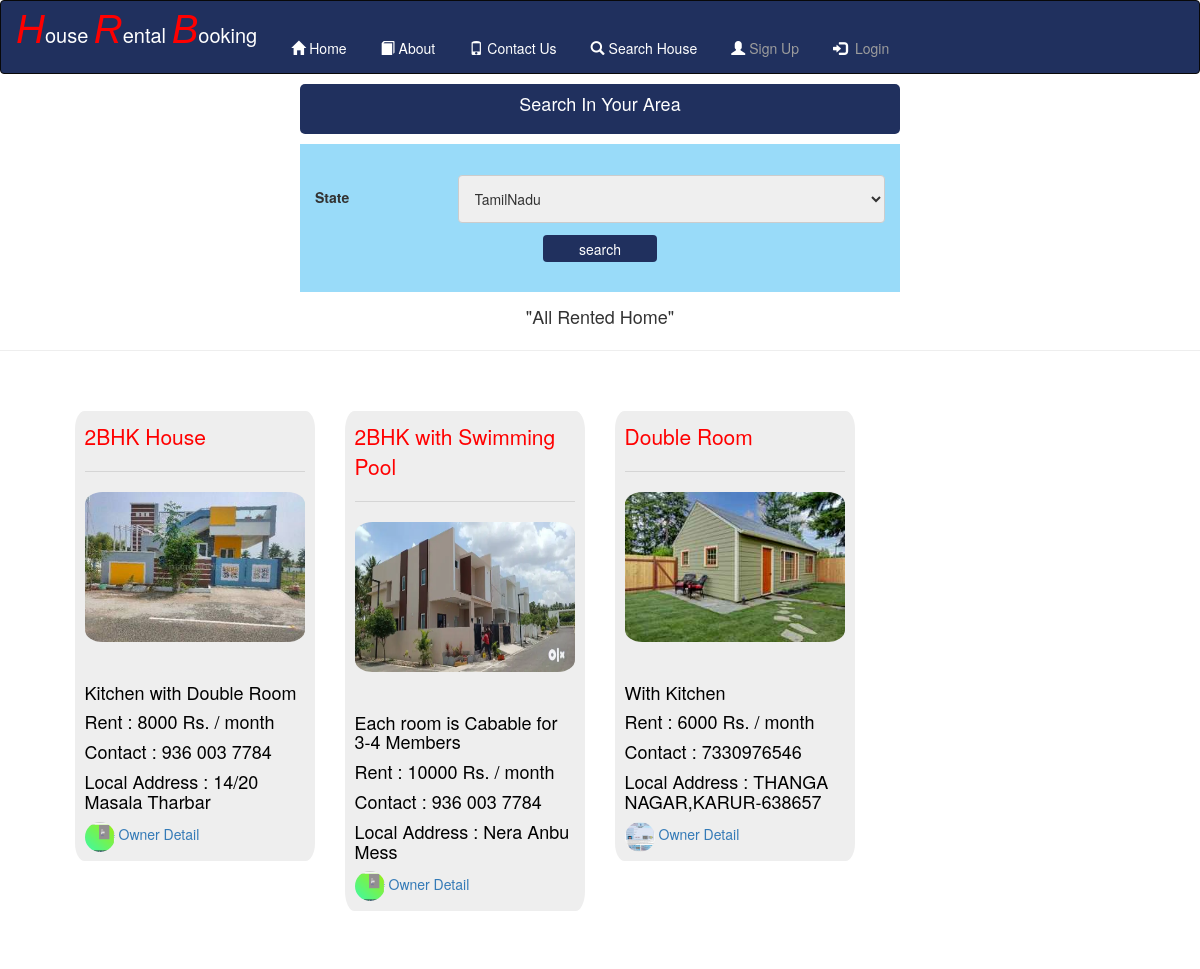
Screenshot of /search with the database file from the repository.
### Room/models.py (models this page shows, shortened)
class Owner_Detail(models.Model):
    status = models.ForeignKey(Status,on_delete=models.CASCADE,null=True)
    register=models.ForeignKey(Register,on_delete=models.CASCADE,null=True)
    state=models.ForeignKey(State,on_delete=models.CASCADE,null=True)
    dist=models.ForeignKey(District,on_delete=models.CASCADE,null=True)
    local_add = models.CharField(max_length=100,null=True)
    title=models.CharField(max_length=100,null=True)
    desc=models.CharField(max_length=100,null=True)
    rent=models.IntegerField(null=True)
    img=models.FileField(null=True)

class Register(models.Model):
    user=models.ForeignKey(User,on_delete=models.CASCADE,null=True)
    gen=models.CharField(max_length=30,null=True)
    add=models.CharField(max_length=100,null=True)
    mobile=models.CharField(max_length=10,null=True)
    image=models.FileField(null=True)
    birth=models.DateField(null=True)
    proof=models.CharField(max_length=10,null=True)

### Room/views.py (the view)
# urls.py: path('search', Search,name='search'),
def Search(request):
    room=Owner_Detail.objects.all()
    state1=State.objects.all()
    if request.method=='POST':
        s=request.POST['state']
        state=State.objects.filter(state=s).first()
        return redirect('dist',state.id)
    d = {'state': state1,'room':room}
    return render(request,'serach.html',d)

### Room/templates/serach.html (shortened to what this page needs)
{% extends 'navigation.html' %}
{% block body %}
</head>
<body>
<center><div class="container2">
<h4>Search In Your Area</h4>
</div></center>
<div class="container">
  <form action="" method="post">
  <div class="row">
    <div class="col-25">
      <label for="country">State</label>
    </div>
    <div class="col-75">
      <select id="country" name="state">
{% for i in state %}
        <option value="{{i.state}}">{{i.state}}</option>
{% endfor %}
      </select>
    </div>
  </div>
    <div class="row" align="center">
    <input type="submit" value="search">
  </div>
  </form>
</div>
<p align="center" style="margin-top:1%;font-size:18px">"All Rented Home"</p>
<hr>
    <div class="row" style="margin:5%">
        {% for i in room %}
        {% ifequal i.status.status "accepted"  %}
        <div class="col-sm-3">
            <div class="jumbotron" style="width:100%;border-radius:4%;padding:4%">
            <p style="color:red">{{i.title}}<hr></p>
                <a href="{% url 'detail' i.id %}" ><img src="{{i.img.url}}" style="border-radius:8%;width:100%;height:150px;"><hr></a>
            <h4 style="color:Black">{{i.desc}}</h4>
            <h4 style="color:black">Rent : {{i.rent}} Rs. / month</h4>
            <h4 style="color:black">Contact : {{i.register.mobile}}</h4>
            <h4 style="color:black">Local Address : {{i.local_add}}</h4>
                <a href="{% url 'owner' i.id %}"><img src="{{i.register.image.url}}" style="border-radius:50%;width:30px;height:30px"> Owner Detail</a>
            </div>
            </div>
        {% endifequal %}
        {% endfor %}
    </div>
{% endblock %}

### Room/templates/navigation.html (shortened to what this page needs)
<!DOCTYPE html>
<html lang="en">
{% load static %}
<head>
  <link rel="stylesheet" href="https://maxcdn.bootstrapcdn.com/bootstrap/3.3.6/css/bootstrap.min.css">
    <link rel = stylesheet href = "https://cdn.datatables.net/1.10.20/css/jquery.dataTables.min.css">
</head>
<body>
<nav class="navbar navbar-inverse" style="padding:0px;margin:0px;background-color:#20305E;color:white;>
  <div class="container-fluid" style="padding:0px;margin:0px">
    <div><class="navbar-header" style="margin-bottom:4px;margin-right:10px;">
      <a class="navbar-brand" href="#"><span style="font-size:40px;color:Red"><i style="font-family: 'Franklin Gothic Medium', 'Arial Narrow', Arial, sans-serif;">H</i></span><span style="font-size:20px;color:white">ouse </span><span style="font-size:40px;color:Red"><i style="font-family: 'Franklin Gothic Medium', 'Arial Narrow', Arial, sans-serif;">R</i></span><span style="font-size:20px;color:white">ental </span><span style="font-size:40px;color:Red"><i style="font-family:'Franklin Gothic Medium', 'Arial Narrow', Arial, sans-serif">B</i></span><span style="font-size:20px;color:white">ooking</span></a>
    </div>
    <ul class="nav navbar-nav">
      <li><a href="{% url 'home' %}" style = "color : white" ><span class="glyphicon glyphicon-home" style="padding:4px"></span>Home</a></li>
        <li><a href="{% url 'about' %}" style = "color : white"><span class="glyphicon glyphicon-book" style="padding:4px"></span>About</a></li>
        <li><a href="{% url 'contact' %}" style = "color : white"><span class="glyphicon glyphicon-phone" style="padding:4px"></span>Contact Us</a></li>
      {% if not request.user.is_staff %}
      <li><a href="{% url 'search' %}" style = "color : white"><span class="glyphicon glyphicon-search" style="padding:4px"></span>Search House</a></li>
        {% endif %}
    </ul>
    {% if request.user.username %}
    <ul class="nav navbar-nav navbar-right">
      <li><a href="{% url 'user_detail' %}" style="color:white;font-size:20px"> <span class="glyphicon glyphicon-user" style="padding:4px;"></span>Welcome  {{request.user.username}}</a></li>
      <li><a href="{% url 'logout' %}" style="margin-right:30px"><span class="glyphicon glyphicon-log-out" style="padding:4px;"></span> Logout</a></li>
    </ul>
    {% else %}
    <ul class="nav navbar-nav navbar-left">
      <li><a href="{% url 'signup' %}"><span class="glyphicon glyphicon-user" style="padding:4px ; color : white"></span>Sign Up</a></li>
      <li><a href="{% url 'signin' %}"><span class="glyphicon glyphicon-log-in" style="padding:4px ; color : white"></span> Login</a></li>
    </ul>
    {% endif %}
</nav>
{% block body %}
{% endblock %}
</body>
</html>

### Room/templates/serach.html (style rules this page uses)
* { box-sizing: border-box; }
input[type=text], select, textarea { width: 100%; padding: 12px; border: 1px solid #ccc; border-radius: 4px; resize: vertical; }
label { padding: 12px 12px 12px 0; display: inline-block; }
input[type=submit] { background-color: #20305E; color: white; width:20%; height:27px; border: none; border-radius: 4px; cursor: pointer; float: center; text-align:center; margin-top:2%; }
.container { width:50%; height:150px border-radius: 5px; background-color: #99DBF9; padding: 30px; }
.container2 { width:50%; height:50px; border-radius: 5px; background-color: #20305E; color:white; padding: 0.05px; margin:10px; float:center; }
.col-25 { float: left; width: 25%; margin-top: 1px; }
.col-75 { float: left; width: 75%; margin-top: 1px; }
.row:after { content: ""; display: table; clear: both; }

### rows the page displays
Owner_Detail: title "2BHK House", img (picture), desc "Kitchen with Double Room", rent "8000", register.mobile "936 003 7784", local_add "14/20 Masala Tharbar", register.image (picture)
Owner_Detail: title "2BHK with Swimming Pool", img (picture), desc "Each room is Cabable for 3-4 Members", rent "10000", register.mobile "936 003 7784", local_add "Nera Anbu Mess", register.image (picture)
Owner_Detail: title "Double Room", img (picture), desc "With Kitchen", rent "6000", register.mobile "7330976546", local_add "THANGA NAGAR,KARUR-638657", register.image (picture)

### other values shown
form field state "TamilNadu"
